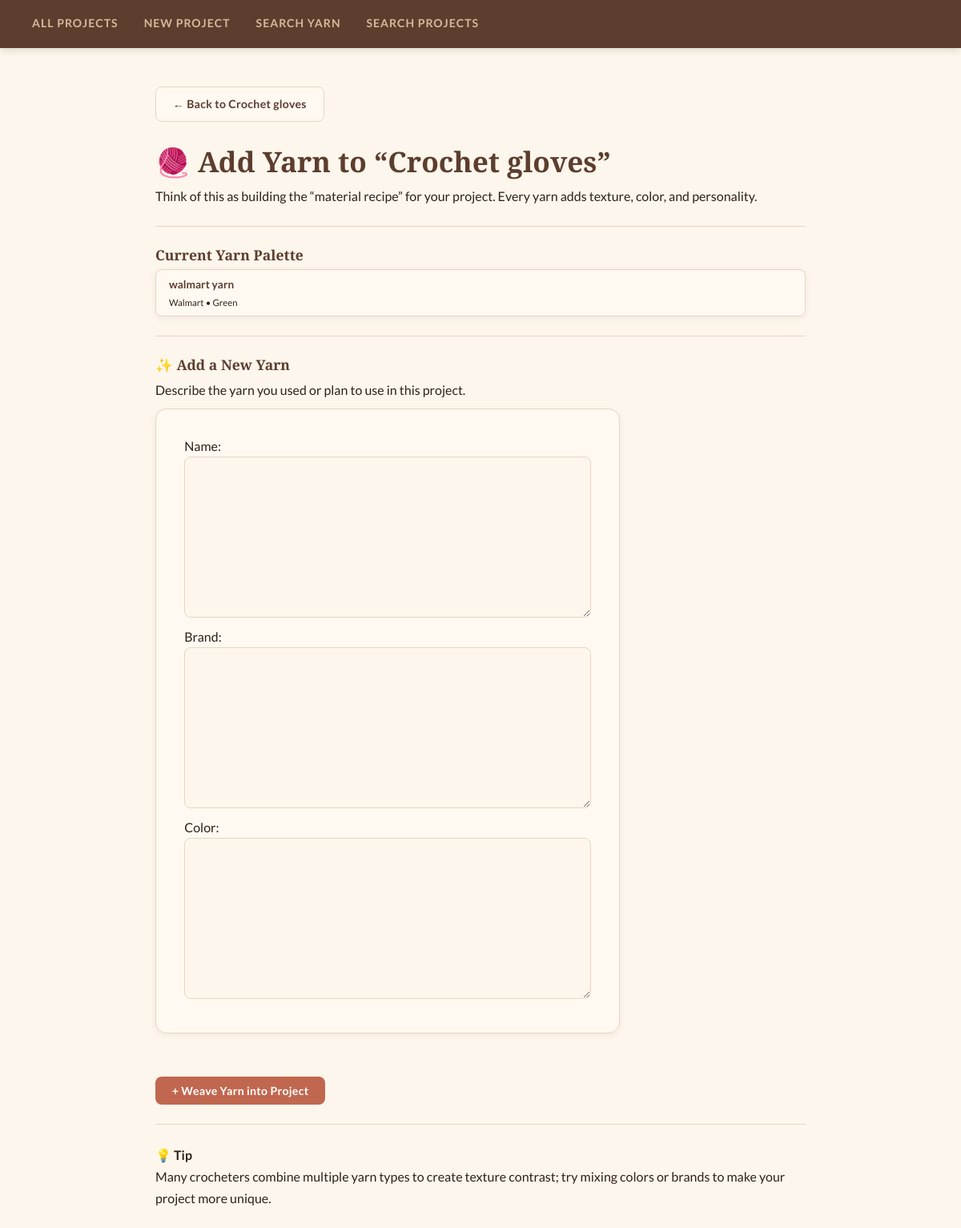
Screenshot of /crochet/project/2/yarn/ with the database file from the repository.
### crochet/models.py (models this page shows, shortened)
class Project(models.Model):
    title = models.TextField(blank=False)
    creator = models.TextField(blank=False)
    description = models.TextField(blank=False)
    DIFFICULTY_CHOICES = [
        ('easy', 'Easy'),
        ('medium', 'Medium'),
        ('hard', 'Hard'),
    ]
    difficulty_level = models.CharField(max_length=10,choices=DIFFICULTY_CHOICES,default='easy')
    image_file = models.ImageField(blank=True) # so the user can upload an image of their progress
    STATUS_CHOICES = [
    ('not_started', 'Not Started'),
    ('in_progress', 'In Progress'),
    ('completed', 'Completed'),
]
    project_status = models.CharField(max_length=20,choices=STATUS_CHOICES,default='not_started')
    category = models.TextField(blank=True, default='')
    date_created = models.DateTimeField(auto_now=True)
    RATING_CHOICES = [
    (1, '1 Star'),
    (2, '2 Stars'),
    (3, '3 Stars'),
    (4, '4 Stars'),
    (5, '5 Stars'),
    ]
    rating = models.IntegerField(choices=RATING_CHOICES,default=5)

class Yarn(models.Model):
    project = models.ForeignKey(Project, on_delete=models.CASCADE)
    name = models.TextField(blank=False)
    brand = models.TextField(blank=False)
    color = models.TextField(blank=False)

### crochet/views.py (the view, shortened to what this page needs)
# urls.py: path('project/<int:pk>/yarn/', views.AddYarnView.as_view(), name='add-yarn'),
class AddYarnView(CreateView):
    model = Yarn
    template_name = 'crochet/add_yarn.html'
    fields = ['name', 'brand', 'color']
    def get_context_data(self, **kwargs):
        context = super().get_context_data(**kwargs)
        context['project'] = get_object_or_404(Project, pk=self.kwargs['pk'])
        return context

### crochet/templates/crochet/add_yarn.html (shortened to what this page needs)
{% extends 'crochet/base.html' %}
{% block content %}
<a href="{% url 'project-detail' project.pk %}" class="btn btn-secondary">
    ← Back to {{ project.title }}
</a>
<br><br>
<div class="yarn-header">
    <h1>🧶 Add Yarn to “{{ project.title }}”</h1>
    <p class="subtitle">
        Think of this as building the “material recipe” for your project.
        Every yarn adds texture, color, and personality.
    </p>
</div>
<hr>
<div class="project-preview">
    <h3>Current Yarn Palette</h3>
    {% if project.yarn_set.all %}
        <div class="yarn-preview-grid">
            {% for yarn in project.yarn_set.all %}
                <div class="yarn-chip">
                    <strong>{{ yarn.name }}</strong><br>
                    <small>{{ yarn.brand }} • {{ yarn.color }}</small>
                </div>
            {% endfor %}
        </div>
    {% else %}
        <p class="empty">No yarn added yet — this project is waiting for its first thread ✨</p>
    {% endif %}
</div>
<hr>
<div class="add-yarn-section">
    <h3>✨ Add a New Yarn</h3>
    <p>Describe the yarn you used or plan to use in this project.</p>
    <form method="POST" class="yarn-form">
        <div class="form-card">
            {{ form.as_p }}
        </div>
<br><br>
        <button type="submit" class="btn btn-primary">
            + Weave Yarn into Project
        </button>
    </form>
</div>
<hr>
<div class="yarn-tips">
    <h4>💡 Tip</h4>
    <p>
        Many crocheters combine multiple yarn types to create texture contrast;
        try mixing colors or brands to make your project more unique.
    </p>
</div>
{% endblock %}

### static/styles-for-crochet.css (style rules this page uses)
:root { --cream: #fdf6ec; --warm-white: #fff9f2; --blush: #f2c4a0; --terracotta: #c1674f; --brown: #5c3d2e; --dark-brown: #3b2417; --sage: #7a9e87; --sage-light: #d4e8db; --muted: #9e7f6e; --text: #2e2118; --border: #e8d5c0; --radius: 14px; --radius-sm: 8px; --shadow: 0 4px 20px rgba(92, 61, 46, 0.10); --shadow-sm: 0 2px 8px rgba(92, 61, 46, 0.07); }
*, *::before, *::after { box-sizing: border-box; margin: 0; padding: 0; }
body { background-color: var(--cream); color: var(--text); font-family: 'Lato', sans-serif; font-size: 16px; line-height: 1.7; min-height: 100vh; padding: 0; }
a { color: var(--terracotta); text-decoration: none; transition: color 0.2s; }
h1, h2, h3 { font-family: 'Playfair Display', serif; font-weight: 600; color: var(--brown); line-height: 1.3; }
h1 { font-size: 2.2rem; margin-bottom: 0.4rem; }
h3 { font-size: 1.1rem; margin-bottom: 0.4rem; }
p { margin-bottom: 0.6rem; }
hr { border: none; border-top: 1px solid var(--border); margin: 1.5rem 0; }
.btn { display: inline-block; padding: 0.55rem 1.3rem; border-radius: var(--radius-sm); font-size: 0.88rem; font-family: 'Lato', sans-serif; font-weight: 700; cursor: pointer; border: none; transition: opacity 0.15s, transform 0.15s; text-decoration: none; letter-spacing: 0.02em; }
.btn-primary { background: var(--terracotta); color: #fff; }
.btn-secondary { background: var(--warm-white); color: var(--brown); border: 1px solid var(--border); }
.form-card { background: var(--warm-white); border: 1px solid var(--border); border-radius: var(--radius); padding: 2rem 2.2rem; max-width: 580px; box-shadow: var(--shadow-sm); }
.form-card input[type="text"], .form-card input[type="url"], .form-card input[type="file"], .form-card textarea, .form-card select { width: 100%; padding: 0.6rem 0.9rem; border: 1px solid var(--border); border-radius: var(--radius-sm); font-size: 0.95rem; font-family: 'Lato', sans-serif; background: var(--cream); color: var(--text); outline: none; transition: border-color 0.2s, box-shadow 0.2s; }
.form-card textarea { resize: vertical; min-height: 110px; }
.yarn-chip { background: var(--warm-white); border: 1px solid var(--border); border-radius: var(--radius-sm); padding: 0.45rem 1rem; font-size: 0.85rem; box-shadow: var(--shadow-sm); }
.yarn-chip strong { color: var(--brown); }

### rows the page displays
Project: title "Crochet gloves"
Yarn: name "walmart yarn", brand "Walmart", color "Green"
